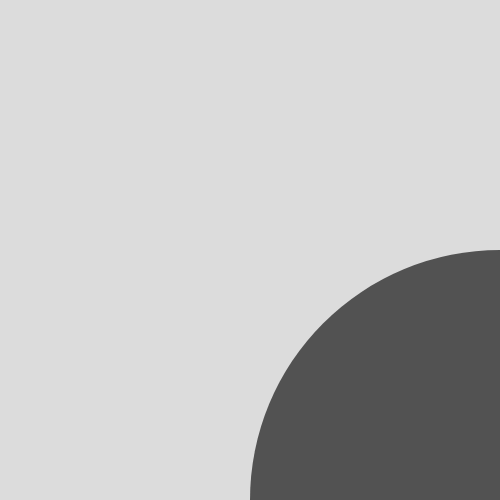
Frame 1 (no input)
Frame 60 (no input): identical to frame 1, image omitted
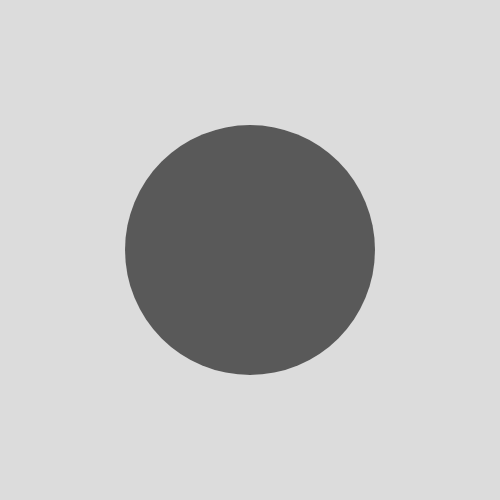
Frame 120 (the mouse pressed at the canvas centre since frame 60)

The p5.js sketch that drew these frames (run headless with seeded random() and noise() and a simulated clock; from frame 60 on, the mouse is pressed at the canvas centre):

// p5.js sketch
// ── sketch.js
let x,y,ix,iy;

function setup(){
  createCanvas(500,500);
  noStroke();
}

function draw(){
  x = mouseX;
  y = mouseY;
  ix = width-mouseX;
  iy = height-mouseY;
  
  background(220);
  fill(255,150);
  ellipse(x, x, x, x);
  fill(0,160);
  ellipse(ix, ix, ix, ix);
}
// ── index.html.html
<!DOCTYPE html>
<html lang="en">
    <head>
        <meta charset="utf-8" />
        <meta name = "viewport" content = "width=device-width, intitial-scale = 1.0">
        <link href = "style.css" rel = "stylesheet">
        <script src = "p5/p5.min.js"></script>
        <title>css</title>
    </head>

<body>
    <h1> i love coding</h1>
    <a href = #image2><h2>i love image2</h2></a>
    <a href = #video><h3>i love video</h3></a>
    <a href = #Processing><h4>i love processing</h4></a>
    <p>hello world</p>

    <div id = "image1" class = "media">
        <img src = "1.jpg" width = "400" height = "400" />
    </div>

    <div id = "image2" class = "media">
        <img src = "2.jpg" width = "100" height = "100" />
        <img src = "3.JPEG" width = "100" height = "100" />
        <img src = "4.jpg" width = "100" height = "100" />
    </div>

    <div id = "video" class = "media">
        <video src = "p6.mp4" width = "600" height = "400" controls></video>
    </div>

    <div id = "Processing">
        <p>Processing is a flexible software sketchbook and a language for learning how to code. <br> It is a usefull tool that students should learn.</p>
        <a href = "https://processing.org/" target = "_blank"><h3>learn more about processing</h3></a>
    </div>


    <script src = "sketch.js"></script>

</body>

<html>
// ── style.css.css
html, body{
    font-family: 'Courier New', Courier, monospace; /*chooses font*/
    font-size: 20px;
    font-style: normal;
    background-image: url(2.jpg);


}

img{
    margin: 10px;
    border: 2px dashed rgb(221, 255, 0);
    padding: 50px;
}

#image1 img {
    margin: 20px;
    border: 20px dotted rgb(43, 144, 226);
    padding: 10px;
    position:relative;
    left:50vw; /* 1vw is 1% of the Width of the viewport*/
    top:10vh;
    z-index:2;
}

#image2 {
    border: 4px solid blue;
    position: fixed;
    top:10vh;
    right:0vw;
    opacity: .5;
}

video{
    margin: 30px;
    border: 5px solid plum;
    padding: 40px;
}

.media{
    border: 80px dashed rgb(255, 77, 0)
}

#Processing{
    font-family: 'Times New Roman', Times, serif;
    font-size: 25px;
    text-align: center;
    color:aliceblue;
    word-spacing: 10%;
    letter-spacing: 1em;
    line-height: 2em;
    padding: 10;
    border:2px solid greenyellow;
    margin:200px;
    background-color: mediumslateblue;
    background-image: url(1.jpg);
    background-size: cover;

}

#Processing a:hover{
    color: yellow;
}

canvas{
    position:fixed;
    top:5vh;
    left:2vw;
}
